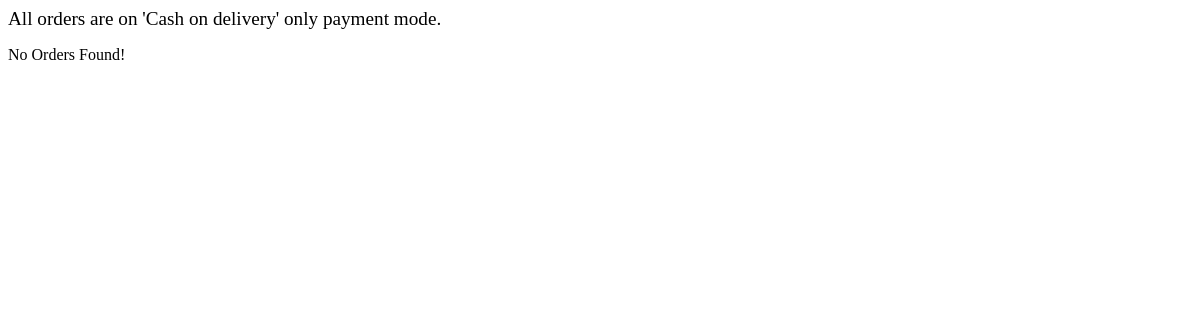
The page /manage-orders.php on the database as committed earlier.
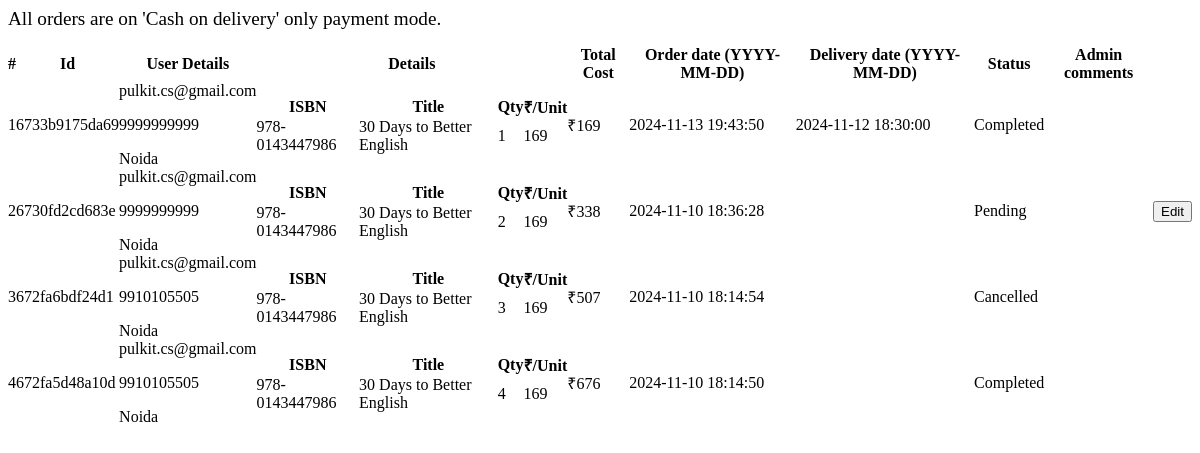
The same page on the database as committed later.
### tables this page shows
CREATE TABLE IF NOT EXISTS `orders` (
  `id` varchar(50) NOT NULL,
  `user` varchar(50) NOT NULL,
  `address` varchar(50) NOT NULL,
  `mobile` varchar(50) NOT NULL,
  `details` longtext NOT NULL,
  `status` enum('0','1','2','3') NOT NULL DEFAULT '0' COMMENT '0 = pending\r\n1 = Processing\r\n2 = Complete\r\n3 = Cancelled\r\n',
  `cost` int(11) NOT NULL,
  `order_date` timestamp NOT NULL DEFAULT current_timestamp() ON UPDATE current_timestamp(),
  `delivery_date` timestamp NULL DEFAULT NULL,
  `admin_comments` varchar(50) NOT NULL DEFAULT ''
);

### configs/app-config.php (called while the page is built)
<?php
 $URL = getenv('bmb_URL') ? getenv('bmb_URL') : "localhost";
 $DATABASE = getenv('bmb_DATABASE', true) ? getenv('bmb_DATABASE', true) : "bmb";
 $USERNAME = getenv('bmb_USERNAME', true) ? getenv('bmb_USERNAME', true) : "root";
 $PASSWORD = getenv('bmb_PASSWORD', true) ? getenv('bmb_PASSWORD', true) : "";
 $appConfig = array("url" => $URL, "database" => $DATABASE, "username" => $USERNAME, "password" => $PASSWORD);
?>

### classes/Database.php (called while the page is built, shortened)
<?php
  $parentDir = dirname(__DIR__);
  require_once(__DIR__."/Configuration.php");
  require_once($parentDir."/configs/app-config.php");
  class Database {
    private $conn;
    function __construct($appConfig) {
      $configurations = new Configuration($appConfig);
      $url = $configurations->getKey('url');
      $database = $configurations->getKey('database');
      $username = $configurations->getKey('username');
      $password = $configurations->getKey('password');
    }
    function init($url, $dbName, $username, $password) {
      try {
        $this->conn = new PDO("mysql:host=$url;dbname=$dbName", $username, $password);
        $this->conn->setAttribute(PDO::ATTR_ERRMODE, PDO::ERRMODE_EXCEPTION);
      }
      catch (PDOException $e) {
        echo "Connection failed: " . $e->getMessage();
      }
    }
    function executeSQL($sql) {
      try {
        $stmt = $this->conn->prepare($sql);
        $stmt->execute();
        $stmt->setFetchMode(PDO::FETCH_ASSOC);
        return $stmt->fetchAll();
      }
      catch(PDOException $e) {
        echo "Unable to execute query". $e->getMessage();
      }
    }
    function adminGetOrders() {
      $sql = "select * from orders ORDER BY order_date DESC";
      $result = $this->executeSQL($sql);
      return $result;
    }
  }
?>

### classes/Configuration.php (called while the page is built, shortened)
<?php
  class Configuration {
    private $keys;
    function __construct($configs) {
      $this->keys = $configs;
    }
    public function getKey($keyName) {
      return $this->keys[$keyName] ? $this->keys[$keyName] : getenv($keyName);
    }
  }
?>

### manage-orders.php (the view, shortened to what this page needs)
<?php
  require_once("./configs/app-config.php");
  require_once("./classes/Database.php");
  $db = new Database($appConfig);
  function ordersView($db) {
    $result = $db -> adminGetOrders();
    $count = sizeof($result);
    if($count === 0) return "<p>No Orders Found!</p>";
    else {
      $str = "
      <table class='table' border='0' cellspacing='0' cellpadding='0'>
        <thead>
          <tr>
            <th>#</th>
            <th>Id</th>
            <th>User Details</th>
            <th>Details</th>
            <th>Total Cost</th>
            <th>Order date (YYYY-MM-DD)</th>
            <th>Delivery date (YYYY-MM-DD)</th>
            <th>Status</th>
            <th>Admin comments</th>
            <th></th>
          </tr>
        </thead>
      <tbody>";
      for($i = 0; $i < $count; $i++) {
        $id = $result[$i]['id'];
        $user = $result[$i]['user'];
        $address = $result[$i]['address'];
        $mobile = $result[$i]['mobile'];
        $details = $result[$i]['details'];
        $cost = $result[$i]['cost'];
        $order_date = $result[$i]['order_date'];
        $delivery_date = $result[$i]['delivery_date'];
        $statusKey = $result[$i]['status'];
        $admin_comments = $result[$i]['admin_comments'];
        $serialNo = $i + 1;
        $status = '';
        switch($statusKey) {
          case '0':
            $status = 'Pending';
            break;
          case '2':
            $status = 'Completed';
            break;
          case '3':
            $status = 'Cancelled';
            break;
        }
        $cart = json_decode($details);
        $cartData = "<table class='table' border='0' cellspacing='0' cellpadding='0'>
          <thead>
            <tr>
              <th>ISBN</th>
              <th>Title</th>
              <th>Qty</th>
              <th>₹/Unit</th>
            </tr>
          </thead>
          <tbody>";
        $keys = array_keys(get_object_vars($cart));
        for($n = 0; $n < sizeof($keys); $n++) {
          $isbn = $keys[$n];
          $title = $cart->$isbn->title;
          $quantity = $cart->$isbn->quantity;
          $price = $cart->$isbn->price;
          $cartData.="<tr><td>".$isbn."</td><td>".$title."</td><td>".$quantity."</td><td>".$price."</td></tr>";
        }
        $cartData.= "</tbody></table>";
        $button = null;
        if($statusKey === '1' || $statusKey === '0') {
          $button = "<button type='button' class='edit-link' onclick='openDialog(event, `".$id."`, `".$statusKey."`, `".$delivery_date."`)'><i class='fa fa-pencil' aria-hidden='true'></i> Edit</button>";
        }
        $str.="
          <tr>
            <td>".$serialNo."</td>
            <td>".$id."</td>
            <td>
              <p>".$_SESSION['name']."</p>
              <p>".$user."</p>
              <p>".$mobile."</p>
              <p>".$address."</p>
            </td>
            <td>".$cartData."</td>
            <td>₹".$cost."</td>
            <td>".$order_date."</td>
            <td>".$delivery_date."</td>
            <td>".$status."</td>
            <td>".$admin_comments."</td>
            <td>".$button."</td>
          </tr>";
      };
      $str .= "</tbody></table>";
    }
    return $str;
  }
?>
<div>
  <section>
    <h3 style="margin-bottom: 1rem; font-size: 1.2rem; font-weight: 400">All orders are on 'Cash on delivery' only payment mode.</h3>
    <?php
      echo ordersView($db);
    ?>
  </section>
</div>

### manage-orders.php (style rules this page uses)
.table .table thead tr { background-color: var(--background-cream) !important; }

Rows that differ between the two databases and show on the page:
added orders: id "6733b9175da69", user "pulkit.cs@gmail.com", mobile "9999999999", address "Noida", cost "169", order_date "2024-11-13 19:43:50", delivery_date "2024-11-12 18:30:00", status "Completed"
added orders: id "6730fd2cd683e", user "pulkit.cs@gmail.com", mobile "9999999999", address "Noida", cost "338", order_date "2024-11-10 18:36:28", status "Pending"
added orders: id "672fa6bdf24d1", user "pulkit.cs@gmail.com", mobile "9910105505", address "Noida", cost "507", order_date "2024-11-10 18:14:54", status "Cancelled"
added orders: id "672fa5d48a10d", user "pulkit.cs@gmail.com", mobile "9910105505", address "Noida", cost "676", order_date "2024-11-10 18:14:50", status "Completed"
Other text that changed with them:
$serialNo: (not shown) → "1 2 3 4"
text no longer shown: "No Orders Found!"
text now shown: "# Id User Details Details Total Cost Order date (YYYY-MM-DD) Delivery date (YYYY-MM-DD) Status Admin comments ISBN ISBN ISBN ISBN Title Title Title Title Qty Qty Qty Qty ₹/Unit ₹/Unit ₹/Unit ₹/Unit ₹ ₹ ₹ ₹ Edit"
new list line: "978-0143447986 30 Days to Better English 1 169"
new list line: "978-0143447986 30 Days to Better English 2 169"
new list line: "978-0143447986 30 Days to Better English 3 169"
new list line: "978-0143447986 30 Days to Better English 4 169"
